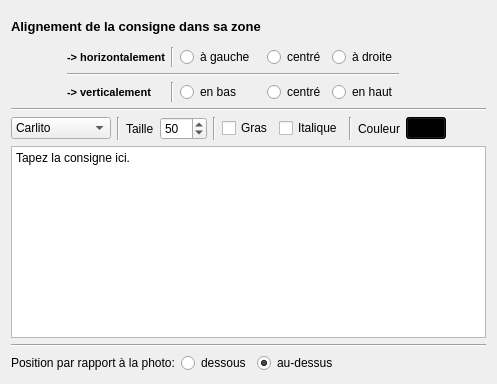
                    <widget class="QWidget" name="tabGlobalConsign">
                     <attribute name="title">
                      <string>Consigne globale</string>
                     </attribute>
                     <layout class="QHBoxLayout" name="horizontalLayout_2">
                      <item>
                       <layout class="QVBoxLayout" name="vlTextEdit" stretch="0,0,0,0,0,0">
                        <item>
                         <layout class="QGridLayout" name="glConsign">
                          <item row="2" column="1" colspan="5">
                           <widget class="Line" name="line_19">
                            <property name="orientation">
                             <enum>Qt::Horizontal</enum>
                            </property>
                           </widget>
                          </item>
                          <item row="3" column="1" alignment="Qt::AlignLeft">
                           <widget class="QLabel" name="laVerticalText">
                            <property name="styleSheet">
                             <string notr="true">

QLabel
{
	color : black;

	font-style: normal;
	font-size: 8pt;
	font-weight: bold;
}

</string>
                            </property>
                            <property name="text">
                             <string>-&gt; verticalement</string>
                            </property>
                           </widget>
                          </item>
                          <item row="1" column="0" rowspan="3">
                           <widget class="QLabel" name="laWhite_2">
                            <property name="minimumSize">
                             <size>
                              <width>50</width>
                              <height>0</height>
                             </size>
                            </property>
                            <property name="maximumSize">
                             <size>
                              <width>50</width>
                              <height>50</height>
                             </size>
                            </property>
                            <property name="font">
                             <font>
                              <weight>50</weight>
                              <bold>false</bold>
                             </font>
                            </property>
                            <property name="text">
                             <string/>
                            </property>
                           </widget>
                          </item>
                          <item row="1" column="4">
                           <widget class="QRadioButton" name="rbHCenterText">
                            <property name="text">
                             <string>centré</string>
                            </property>
                            <property name="checked">
                             <bool>false</bool>
                            </property>
                           </widget>
                          </item>
                          <item row="1" column="5">
                           <widget class="QRadioButton" name="rbRightText">
                            <property name="text">
                             <string>à droite</string>
                            </property>
                           </widget>
                          </item>
                          <item row="3" column="5">
                           <widget class="QRadioButton" name="rbTopText">
                            <property name="text">
                             <string>en haut</string>
                            </property>
                           </widget>
                          </item>
                          <item row="3" column="3">
                           <widget class="QRadioButton" name="rbBottomText">
                            <property name="text">
                             <string>en bas</string>
                            </property>
                           </widget>
                          </item>
                          <item row="1" column="6" rowspan="3">
                           <spacer name="hsAlignHoriz">
                            <property name="orientation">
                             <enum>Qt::Horizontal</enum>
                            </property>
                            <property name="sizeHint" stdset="0">
                             <size>
                              <width>40</width>
                              <height>20</height>
                             </size>
                            </property>
                           </spacer>
                          </item>
                          <item row="1" column="3">
                           <widget class="QRadioButton" name="rbLeftText">
                            <property name="styleSheet">
                             <string notr="true"/>
                            </property>
                            <property name="text">
                             <string>à gauche</string>
                            </property>
                           </widget>
                          </item>
                          <item row="1" column="1" alignment="Qt::AlignLeft">
                           <widget class="QLabel" name="laHorizontalText">
                            <property name="styleSheet">
                             <string notr="true">

QLabel
{
	color : black;

	font-style: normal;
	font-size: 8pt;
	font-weight: bold;
}

</string>
                            </property>
                            <property name="text">
                             <string>-&gt; horizontalement</string>
                            </property>
                           </widget>
                          </item>
                          <item row="3" column="4">
                           <widget class="QRadioButton" name="rbVCenterText">
                            <property name="text">
                             <string>centré</string>
                            </property>
                            <property name="checked">
                             <bool>true</bool>
                            </property>
                           </widget>
                          </item>
                          <item row="0" column="0" colspan="4">
                           <widget class="QLabel" name="laTextAlignment">
                            <property name="minimumSize">
                             <size>
                              <width>0</width>
                              <height>30</height>
                             </size>
                            </property>
                            <property name="maximumSize">
                             <size>
                              <width>16777215</width>
                              <height>30</height>
                             </size>
                            </property>
                            <property name="styleSheet">
                             <string notr="true">

QLabel
{
	color : black;

	font-style: normal;
	font-size: 10pt;
	font-weight: bold;
}

</string>
                            </property>
                            <property name="text">
                             <string>Alignement de la consigne dans sa zone</string>
                            </property>
                           </widget>
                          </item>
                          <item row="1" column="2">
                           <widget class="Line" name="line_20">
                            <property name="orientation">
                             <enum>Qt::Vertical</enum>
                            </property>
                           </widget>
                          </item>
                          <item row="3" column="2">
                           <widget class="Line" name="line_21">
                            <property name="orientation">
                             <enum>Qt::Vertical</enum>
                            </property>
                           </widget>
                          </item>
                         </layout>
                        </item>
                        <item>
                         <widget class="Line" name="lTextEdot">
                          <property name="orientation">
                           <enum>Qt::Horizontal</enum>
                          </property>
                         </widget>
                        </item>
                        <item>
                         <layout class="QHBoxLayout" name="hlFont">
                          <item>
                           <widget class="QFontComboBox" name="fcbConsignes">
                            <property name="minimumSize">
                             <size>
                              <width>75</width>
                              <height>20</height>
                             </size>
                            </property>
                            <property name="maximumSize">
                             <size>
                              <width>100</width>
                              <height>16777215</height>
                             </size>
                            </property>
                            <property name="editable">
                             <bool>false</bool>
                            </property>
                            <property name="currentFont">
                             <font>
                              <family>Calibri</family>
                             </font>
                            </property>
                           </widget>
                          </item>
                          <item>
                           <widget class="Line" name="lFont1">
                            <property name="orientation">
                             <enum>Qt::Vertical</enum>
                            </property>
                           </widget>
                          </item>
                          <item>
                           <widget class="QLabel" name="laTaille">
                            <property name="text">
                             <string>Taille</string>
                            </property>
                           </widget>
                          </item>
                          <item>
                           <widget class="QSpinBox" name="sbSizeTexte">
                            <property name="maximumSize">
                             <size>
                              <width>75</width>
                              <height>16777215</height>
                             </size>
                            </property>
                            <property name="minimum">
                             <number>10</number>
                            </property>
                            <property name="maximum">
                             <number>300</number>
                            </property>
                            <property name="value">
                             <number>50</number>
                            </property>
                           </widget>
                          </item>
                          <item>
                           <widget class="Line" name="lFont2">
                            <property name="orientation">
                             <enum>Qt::Vertical</enum>
                            </property>
                           </widget>
                          </item>
                          <item>
                           <widget class="QCheckBox" name="cbBold">
                            <property name="text">
                             <string>Gras</string>
                            </property>
                           </widget>
                          </item>
                          <item>
                           <widget class="QCheckBox" name="cbItalic">
                            <property name="text">
                             <string>Italique</string>
                            </property>
                           </widget>
                          </item>
                          <item>
                           <widget class="Line" name="lFont3">
                            <property name="orientation">
                             <enum>Qt::Vertical</enum>
                            </property>
                           </widget>
                          </item>
                          <item>
                           <widget class="QLabel" name="laCouleur">
                            <property name="text">
                             <string>Couleur</string>
                            </property>
                           </widget>
                          </item>
                          <item>
                           <widget class="QPushButton" name="pbChooseColor">
                            <property name="styleSheet">
                             <string notr="true">background-color: rgb(0, 0, 0);</string>
                            </property>
                            <property name="text">
                             <string/>
                            </property>
                           </widget>
                          </item>
                          <item>
                           <spacer name="hsFont">
                            <property name="orientation">
                             <enum>Qt::Horizontal</enum>
                            </property>
                            <property name="sizeHint" stdset="0">
                             <size>
                              <width>40</width>
                              <height>20</height>
                             </size>
                            </property>
                           </spacer>
                          </item>
                         </layout>
                        </item>
                        <item>
                         <widget class="QPlainTextEdit" name="pteConsigne">
                          <property name="minimumSize">
                           <size>
                            <width>100</width>
                            <height>75</height>
                           </size>
                          </property>
                          <property name="plainText">
                           <string>Tapez la consigne ici.</string>
                          </property>
                         </widget>
                        </item>
                        <item>
                         <widget class="Line" name="line_6">
                          <property name="orientation">
                           <enum>Qt::Horizontal</enum>
                          </property>
                         </widget>
                        </item>
                        <item>
                         <layout class="QHBoxLayout" name="horizontalLayout_3">
                          <item>
                           <widget class="QLabel" name="label_3">
                            <property name="text">
                             <string>Position par rapport à la photo:</string>
                            </property>
                           </widget>
                          </item>
                          <item>
                           <widget class="QRadioButton" name="rbConsignPositionTop">
                            <property name="text">
                             <string>dessous</string>
                            </property>
                           </widget>
                          </item>
                          <item>
                           <widget class="QRadioButton" name="rbConsignPositionBottom">
                            <property name="text">
                             <string>au-dessus</string>
                            </property>
                            <property name="checked">
                             <bool>true</bool>
                            </property>
                           </widget>
                          </item>
                          <item>
                           <spacer name="horizontalSpacer_2">
                            <property name="orientation">
                             <enum>Qt::Horizontal</enum>
                            </property>
                            <property name="sizeHint" stdset="0">
                             <size>
                              <width>40</width>
                              <height>20</height>
                             </size>
                            </property>
                           </spacer>
                          </item>
                         </layout>
                        </item>
                       </layout>
                      </item>
                     </layout>
                    </widget>
